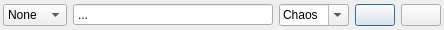
<?xml version="1.0" encoding="UTF-8"?>
<ui version="4.0">
 <class>PriceDialog</class>
 <widget class="QDialog" name="PriceDialog">
  <property name="geometry">
   <rect>
    <x>0</x>
    <y>0</y>
    <width>444</width>
    <height>30</height>
   </rect>
  </property>
  <property name="windowTitle">
   <string>Dialog</string>
  </property>
  <property name="modal">
   <bool>true</bool>
  </property>
  <layout class="QHBoxLayout" name="horizontalLayout">
   <property name="spacing">
    <number>6</number>
   </property>
   <property name="leftMargin">
    <number>3</number>
   </property>
   <property name="topMargin">
    <number>3</number>
   </property>
   <property name="rightMargin">
    <number>3</number>
   </property>
   <property name="bottomMargin">
    <number>3</number>
   </property>
   <item>
    <widget class="QComboBox" name="entryType">
     <item>
      <property name="text">
       <string>None</string>
      </property>
     </item>
     <item>
      <property name="text">
       <string>Inherit</string>
      </property>
     </item>
     <item>
      <property name="text">
       <string>~price</string>
      </property>
     </item>
     <item>
      <property name="text">
       <string>~b/o</string>
      </property>
     </item>
     <item>
      <property name="text">
       <string>~c/o</string>
      </property>
     </item>
    </widget>
   </item>
   <item>
    <widget class="QDoubleSpinBox" name="entryValue">
     <property name="sizePolicy">
      <sizepolicy hsizetype="Expanding" vsizetype="Fixed">
       <horstretch>0</horstretch>
       <verstretch>0</verstretch>
      </sizepolicy>
     </property>
     <property name="buttonSymbols">
      <enum>QAbstractSpinBox::NoButtons</enum>
     </property>
     <property name="specialValueText">
      <string>...</string>
     </property>
    </widget>
   </item>
   <item>
    <widget class="QComboBox" name="entryCurrency">
     <property name="editable">
      <bool>true</bool>
     </property>
     <item>
      <property name="text">
       <string>Chaos</string>
      </property>
     </item>
     <item>
      <property name="text">
       <string>Exalted</string>
      </property>
     </item>
    </widget>
   </item>
   <item>
    <widget class="QPushButton" name="saveButton">
     <property name="sizePolicy">
      <sizepolicy hsizetype="Fixed" vsizetype="Fixed">
       <horstretch>0</horstretch>
       <verstretch>0</verstretch>
      </sizepolicy>
     </property>
     <property name="text">
      <string/>
     </property>
     <property name="icon">
      <iconset resource="../../../core/ui/res/res.qrc">
       <normaloff>:/icons/dark/checkmark.png</normaloff>:/icons/dark/checkmark.png</iconset>
     </property>
     <property name="default">
      <bool>true</bool>
     </property>
    </widget>
   </item>
   <item>
    <widget class="QPushButton" name="cancelButton">
     <property name="sizePolicy">
      <sizepolicy hsizetype="Fixed" vsizetype="Fixed">
       <horstretch>0</horstretch>
       <verstretch>0</verstretch>
      </sizepolicy>
     </property>
     <property name="text">
      <string/>
     </property>
     <property name="icon">
      <iconset resource="../../../core/ui/res/res.qrc">
       <normaloff>:/icons/dark/cross.png</normaloff>:/icons/dark/cross.png</iconset>
     </property>
    </widget>
   </item>
  </layout>
 </widget>
 <tabstops>
  <tabstop>entryType</tabstop>
  <tabstop>entryValue</tabstop>
  <tabstop>entryCurrency</tabstop>
  <tabstop>saveButton</tabstop>
  <tabstop>cancelButton</tabstop>
 </tabstops>
 <resources>
  <include location="../../../core/ui/res/res.qrc"/>
 </resources>
 <connections/>
</ui>
